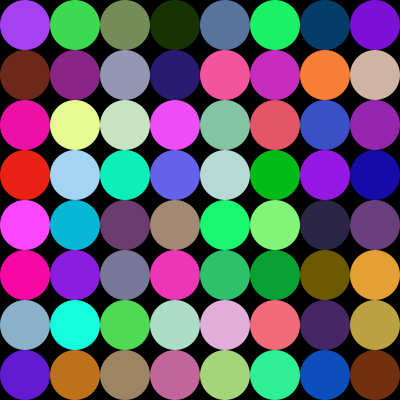
Frame 1 (no input)
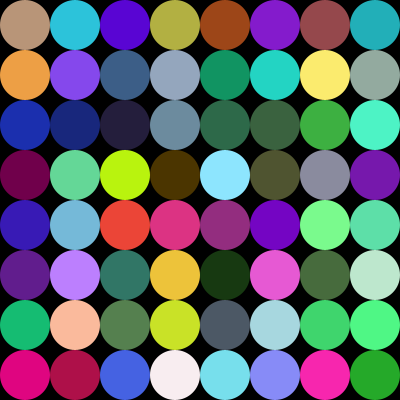
Frame 60 (the mouse pressed at the canvas centre just before this capture)
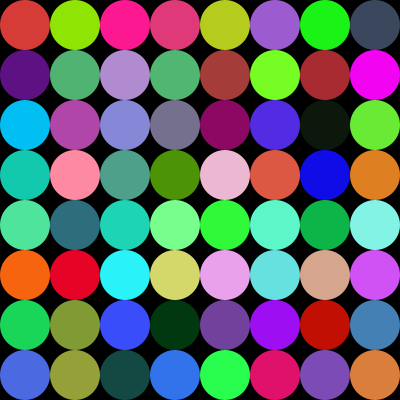
Frame 120 (the mouse held since frame 60 and released just before this capture)

The Processing sketch that drew these frames (run headless with seeded random() and noise(); from frame 60 on, the mouse is pressed at the canvas centre):

// Processing sketch: processing_89593
// ── processing_89593.pde

void setup(){
size (400,400);
smooth();
}

void draw(){
noStroke();
background(0);
ellipseMode(CORNER);
for(int yPos = 0; yPos <displayHeight; yPos += 50){
for(int xPos = 0; xPos < displayWidth; xPos += 50){
fill(random(0,255),random(0,255),random(0,255));
ellipse(xPos,yPos,50,50);
}
}
delay(200);
}
